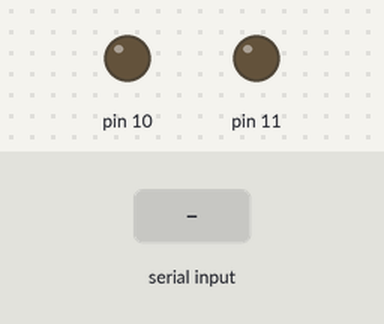
Simulated run of this sketch. Board: Arduino Uno, built with avr-gcc and run on an emulated ATmega328P. Parts: output pins drawn as LEDs (lit = HIGH). Inputs (shaded band) come from the test bench.

Above: at 1.2 s.
1.3 s: "1\n" received over Serial
At 1.7 s:
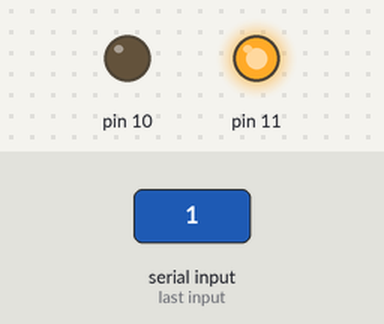
3.8 s: "2\n" received over Serial
At 4.6 s:
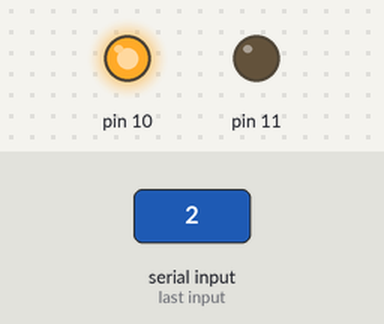
Timing chart, 0 to 6.8 s (numbered marks = the images above; inputs shaded):
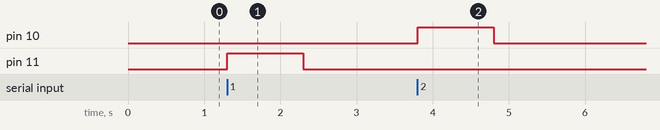

Measured:
- after the input at 1.3 s, pin 11: LOW → HIGH at once, → LOW 1.0 s later
- after the input at 3.8 s, pin 10: LOW → HIGH at once, → LOW 1.0 s later

The sketch:

input_2_led.ino
```cpp
// C++ code
//
void setup()
{

  pinMode(11, OUTPUT);
  pinMode(10, OUTPUT);
  Serial.begin(9600);
}

void loop()
{
  int input=Serial.parseInt();
  if(input==1)
  {
    digitalWrite(11, HIGH);
    delay(1000); // Wait for 1000 millisecond(s)
    digitalWrite(11, LOW);
    delay(100); // Wait for 1000 millisecond(s)
  }
  else if(input==2)
  {
   digitalWrite(10,HIGH);
   delay(1000); // Wait for 1000 millisecond(s)
   digitalWrite(10,LOW);
   delay(100); // Wait for 1000 millisecond(s)
  }


}
```
